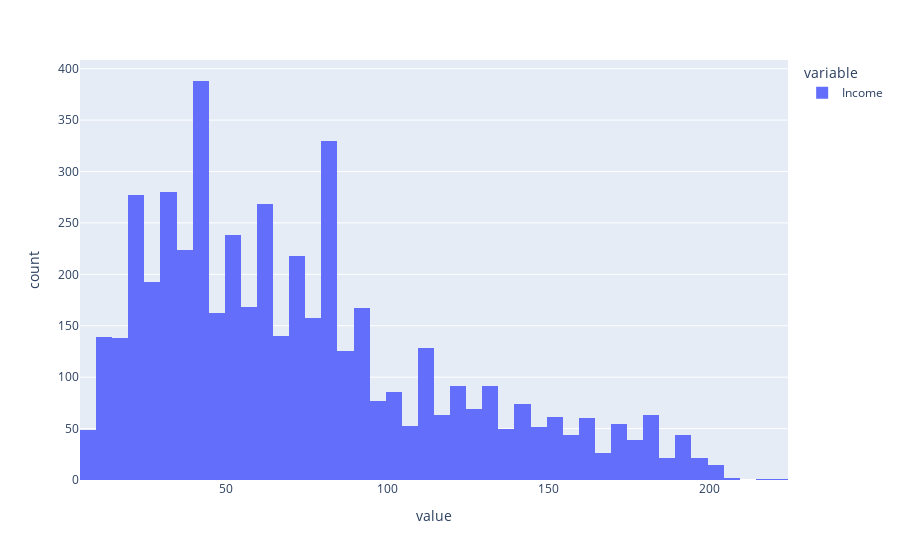

Write notebook code for a chart like this one.
### Code cell
px.histogram(df2['Income'])

### Figure 1 — Plotly figure (JSON) as saved in the notebook; plotly's stock layout.template omitted (floating-point values rounded to 4 significant figures; data arrays with more than 128 entries replaced by an {"elided": "..."} marker saying what was removed)
{"data": [{"alignmentgroup": "True", "bingroup": "x", "hovertemplate": "variable=Income<br>value=%{x}<br>count=%{y}<extra></extra>", "legendgroup": "Income", "marker": {"color": "#636efa", "pattern": {"shape": ""}}, "name": "Income", "offsetgroup": "Income", "orientation": "v", "showlegend": true, "type": "histogram", "x": {"elided": "4948 int values"}, "xaxis": "x", "yaxis": "y"}], "layout": {"barmode": "relative", "legend": {"title": {"text": "variable"}, "tracegroupgap": 0}, "margin": {"t": 60}, "xaxis": {"anchor": "y", "domain": [0, 1], "title": {"text": "value"}}, "yaxis": {"anchor": "x", "domain": [0, 1], "title": {"text": "count"}}}}
